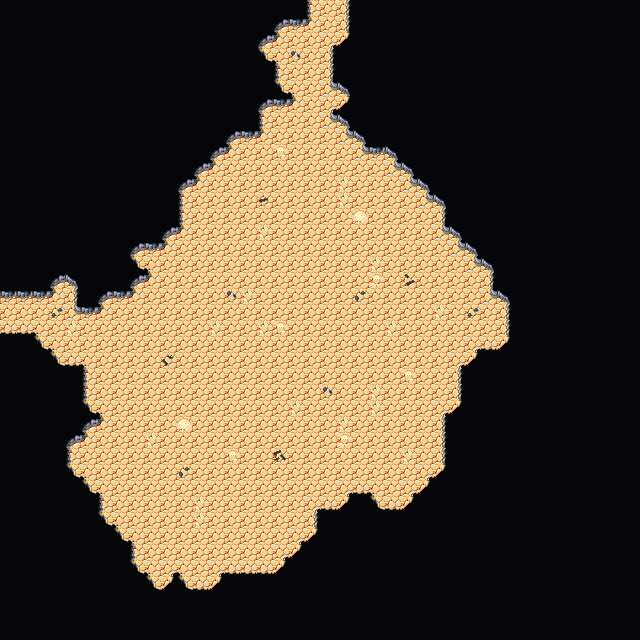

A level layout from a 2D game, rendered from its tile map. Below: a short description, then the map file with tile-grid data replaced by summaries:
An orthogonal 40x40 tile map with 16x16 px tiles, 4 tile layers (Collision, Background, Walls, Clutter), 2 tilesets and 2 objects.

<map version="1.5" tiledversion="1.7.2" orientation="orthogonal" renderorder="right-down" width="40" height="40" tilewidth="16" tileheight="16" infinite="0" nextlayerid="7" nextobjectid="61">
 <editorsettings>
  <export target="wastetown..tmx" format="tmx" />
 </editorsettings>
 <tileset firstgid="1" source="../../../tileset/main.tsx" />
 <tileset firstgid="3477" source="../../../tileset/buildings.tsx" />
 <layer id="6" name="Collision" width="40" height="40">
  <data>[1600 cells, 0 non-empty, 0 distinct tile ids]</data>
 </layer>
 <layer id="1" name="Background" width="40" height="40">
  <data>[1600 cells, 1600 non-empty, 1 distinct tile ids]</data>
 </layer>
 <layer id="2" name="Walls" width="40" height="40">
  <data>[1600 cells, 1127 non-empty, 17 distinct tile ids]</data>
 </layer>
 <layer id="3" name="Clutter" width="40" height="40">
  <properties>
   <property name="spriteLayer" type="bool" value="true" />
  </properties>
  <data>[1600 cells, 37 non-empty, 11 distinct tile ids]</data>
 </layer>
 <objectgroup id="4" name="Objects">
  <object id="59" template="../../../obj/door_right.tx" x="1" y="319.833">
   <properties>
    <property name="teleport" value="../common/maps/map/cave/cave_multilevel_4/cave_23I8.tmx" />
    <property name="teleportObjectId" value="60" />
   </properties>
  </object>
  <object id="60" template="../../../obj/door_down.tx" x="320.672" y="17.7058">
   <properties>
    <property name="teleport" value="../common/maps/map/cave/cave_multilevel_4/cave_23H9.tmx" />
    <property name="teleportObjectId" value="60" />
   </properties>
  </object>
 </objectgroup>
</map>
